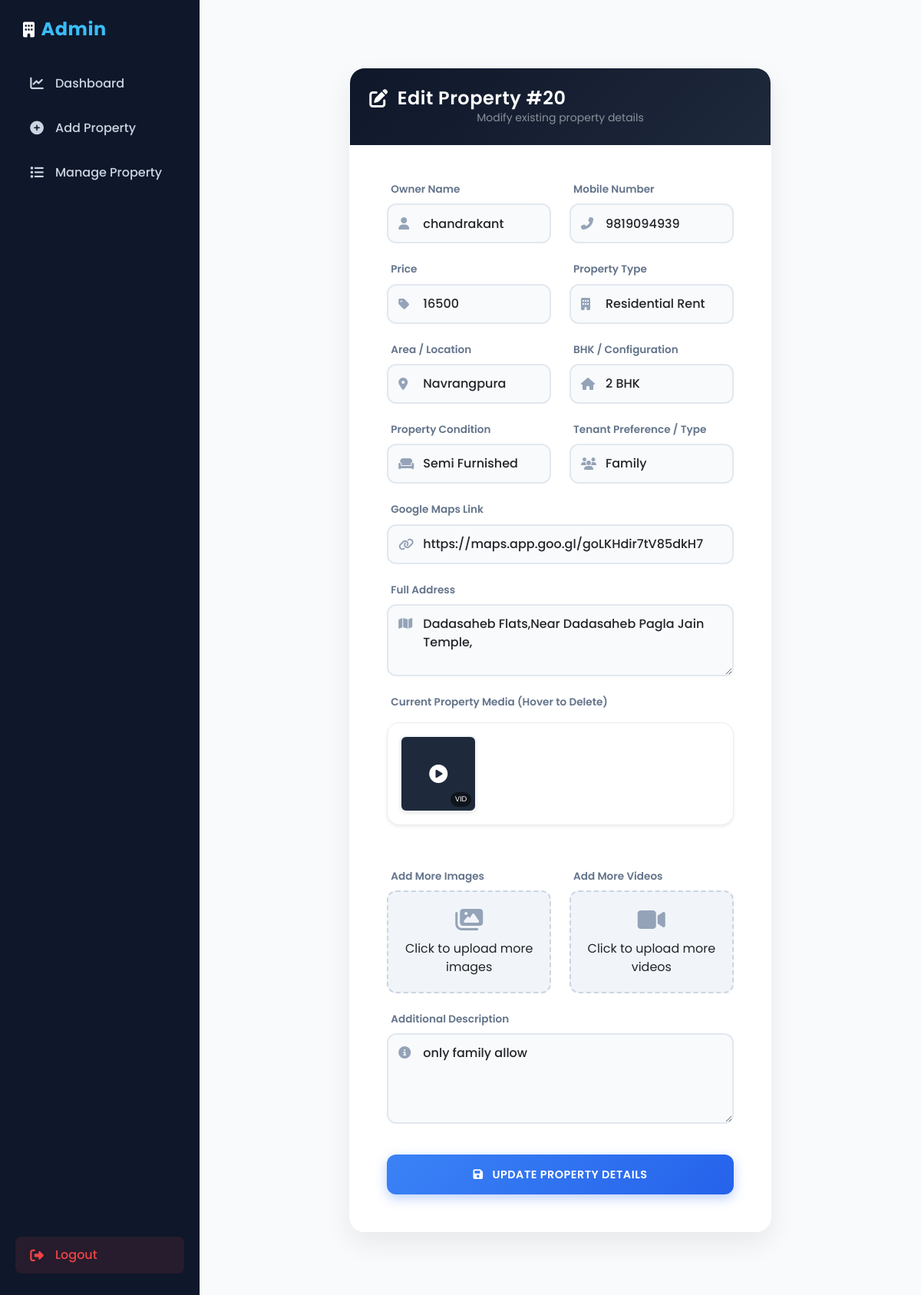
Screenshot of /admin/edit-property.php?id=20 (signed in) with the database file from the repository.
### tables this page shows
CREATE TABLE IF NOT EXISTS `tbl_property` (
  `id` int NOT NULL AUTO_INCREMENT,
  `owner_name` varchar(100) DEFAULT NULL,
  `owner_mobile` varchar(10) DEFAULT NULL,
  `price` varchar(20) DEFAULT NULL,
  `type` varchar(50) DEFAULT NULL,
  `area` varchar(50) DEFAULT NULL,
  `address` varchar(255) DEFAULT NULL,
  `bhk` varchar(20) DEFAULT NULL,
  `property_condition` varchar(50) DEFAULT NULL,
  `availability` varchar(50) DEFAULT NULL,
  `created_by` varchar(100) DEFAULT NULL,
  `address_link` text,
  `description` text,
  `note` text,
  `call_status` enum('DNP','callback','Available') DEFAULT NULL,
  `call_status_date` date DEFAULT NULL,
  `status` enum('pending','approved') DEFAULT 'pending',
  `created_at` timestamp NULL DEFAULT CURRENT_TIMESTAMP,
  PRIMARY KEY (`id`),
  UNIQUE KEY `owner_mobile` (`owner_mobile`)
);

CREATE TABLE IF NOT EXISTS `tbl_property_videos` (
  `id` int NOT NULL AUTO_INCREMENT,
  `property_id` int DEFAULT NULL,
  `video` varchar(255) DEFAULT NULL,
  PRIMARY KEY (`id`)
);

### admin/edit-property.php (the view, shortened to what this page needs)
<?php include "layout-header.php"; ?>
<?php
include "../includes/config.php";
$id = (int)($_GET['id'] ?? 0);
$pq = mysqli_query($con, "SELECT * FROM tbl_property WHERE id=$id");
$p  = mysqli_fetch_assoc($pq);
$areas = [
  "SG Road", "Akhbarnagar", "Ambawadi", "Ambli", "Ashram Road", "Bapunagar", "Bhadaj", "Bhuyangdev", "Bodakdev", "Bopal", "CG Road", "Chanakyapuri", "Chandkheda", "Chandlodia", "Drive In Road", "Ellisbridge", "Gandhinagar", "Ghatlodia", "Ghuma", "Gift City", "Gota", "Gulbai Tekra", "Gurukul", "Hebatpur", "Income Tax", "Iscon Ambli Road", "Jagatpur", "Jivraj Park", "Jodhpur", "Juhapura", "Kudasan", "Law Garden", "Makarba", "Manekbaug", "Manipur", "Memnagar", "Mithakhali", "Motera", "Naroda", "Naranpura", "Navrangpura", "Nehru Nagar", "New CG Road", "New Ranip", "New Wadaj", "Nikol", "Nirnay Nagar", "Ognaj", "Paldi", "Prahlad Nagar", "Ramdevnagar", "Ranip", "Sabarmati", "Sanathal", "Santej", "Sargasan", "Sarkhej", "Satadhar", "Satellite", "Science City", "Shahibaug", "Shastrinagar", "Shela", "Shilaj", "Shivranjani", "Shyamal", "Sindhubhavan Road", "Sola", "South Bopal", "SP Ring Road", "Subhash Bridge", "Surdhara Circle", "Thaltej", "Tragad", "Usmanpura", "Vahelal", "Vaishno Devi", "Vasna", "Vastral", "Vastrapur", "Vejalpur", "Vijay Cross Road", "Wadaj", "Zundal"
];
?>
<div class="container py-5">
    <div class="row justify-content-center">
        <div class="col-12 col-lg-10 col-xl-8">
            <div class="premium-card animate-fade-in shadow-lg">
                <div class="premium-card-header text-center position-relative">
                    <h4><i class="fas fa-edit"></i> Edit Property #<?= $id ?></h4>
                    <p class="mb-0 text-white-50 small">Modify existing property details</p>
                </div>
                <div class="card-body p-4 p-md-5 text-dark">
                    <form method="POST" enctype="multipart/form-data" autocomplete="off" class="needs-validation" novalidate>
                        <div class="row">
                            <div class="col-md-6">
                                <label class="label-custom">Owner Name</label>
                                <div class="form-group-custom">
                                    <input type="text" name="owner_name" class="form-control form-control-custom" value="<?= htmlspecialchars($p['owner_name']) ?>" required>
                                </div>
                            </div>
                            <div class="col-md-6">
                                <label class="label-custom">Mobile Number</label>
                                <div class="form-group-custom">
                                    <input type="text" name="owner_mobile" class="form-control form-control-custom" value="<?= htmlspecialchars($p['owner_mobile']) ?>" maxlength="10" required>
                                </div>
                            </div>
                            <div class="col-md-6">
                                <label class="label-custom">Price</label>
                                <div class="form-group-custom">
                                    <input type="text" name="price" id="price" class="form-control form-control-custom" value="<?= htmlspecialchars($p['price']) ?>" required>
                                </div>
                            </div>
                            <div class="col-md-6">
                                <label class="label-custom">Property Type</label>
                                <div class="form-group-custom">
                                    <select name="property_type" id="propertyType" class="form-control form-control-custom" required>
                                        <?php $types=["Residential Rent","Residential Sell","Commercial Rent","Commercial Sell"];
                                        foreach($types as $t){ $sel=($p['type']==$t)?'selected':''; echo "<option $sel>$t</option>"; } ?>
                                    </select>
                                </div>
                            </div>
                            <div class="col-md-6">
                                <label class="label-custom">Area / Location</label>
                                <div class="form-group-custom">
                                    <select name="area" class="form-control form-control-custom" required>
                                        <?php foreach ($areas as $area) { $sel=($p['area']==$area)?'selected':''; echo "<option value=\"".htmlspecialchars($area)."\" $sel>".htmlspecialchars($area)."</option>"; } ?>
                                    </select>
                                </div>
                            </div>
                            <div class="col-md-6" id="bhkWrapper">
                                <label class="label-custom">BHK / Configuration</label>
                                <div class="form-group-custom">
                                    <select name="bhk" class="form-control form-control-custom" <?= (strpos(strtolower($p['type']), 'commercial') === false) ? 'required' : '' ?>>
                                        <?php $bhks=["1 Room","2 Room","1 RK","2 RK","1 BHK","1.5 BHK","2 BHK","2.5 BHK","3 BHK","3.5 BHK","4 BHK & More"];
                                        foreach($bhks as $b){ $sel=($p['bhk']==$b)?'selected':''; echo "<option $sel>$b</option>"; } ?>
                                    </select>
                                </div>
                            </div>
                            <div class="col-md-6">
                                <label class="label-custom">Property Condition</label>
                                <div class="form-group-custom">
                                    <select name="property_condition" class="form-control form-control-custom" required>
                                        <?php $conds=["Furnished","Fix Furnished","Fully Furnished","Kitchen Fix","Semi Furnished","Unfurnished"];
                                        foreach($conds as $c){ $sel=($p['property_condition']==$c)?'selected':''; echo "<option $sel>$c</option>"; } ?>
                                    </select>
                                </div>
                            </div>
                            <div class="col-md-6">
                                <label class="label-custom">Tenant Preference / Type</label>
                                <div class="form-group-custom">
                                    <select name="availability" id="availabilityField" class="form-control form-control-custom" required>
                                    </select>
                                </div>
                            </div>
                            <div class="col-12">
                                <label class="label-custom">Google Maps Link</label>
                                <div class="form-group-custom">
                                    <input type="url" name="address_link" class="form-control form-control-custom" value="<?= htmlspecialchars($p['address_link']) ?>" placeholder="Paste Google Maps URL here">
                                </div>
                            </div>
                            <div class="col-12">
                                <label class="label-custom">Full Address</label>
                                <div class="form-group-custom">
                                    <textarea name="address" class="form-control form-control-custom" rows="3" required><?= htmlspecialchars($p['address']) ?></textarea>
                                </div>
                            </div>
                            <div class="col-12 mb-4">
                                <label class="label-custom">Current Property Media (Hover to Delete)</label>
                                <div class="media-gallery-container shadow-sm p-3 rounded-4 bg-white border border-light-subtle">
                                            <?php
                                    $vids = mysqli_query($con, "SELECT id, video FROM tbl_property_videos WHERE property_id=$id");
                                    if (mysqli_num_rows($vids) > 0) {
                                        while ($vid = mysqli_fetch_assoc($vids)) {
                                            ?>
                                            <div class="media-tile media-tile-video shadow-sm rounded-3 overflow-hidden position-relative" id="media_vid_<?= $vid['id'] ?>">
                                                <i class="fas fa-play-circle"></i>
                                                <div class="media-tile-badge">VID</div>
                                            </div>
                                            <?php
                                        }
                                    }
                                    ?>
                                </div>
                            </div>
                            <div class="col-md-6 mt-2">
                                <label class="label-custom">Add More Images</label>
                                <div class="file-group-custom">
                                    <label class="file-input-label" for="property_images">
                                        <i class="fas fa-images"></i> <span>Click to upload more images</span>
                                    </label>
                                </div>
                            </div>
                            <div class="col-md-6 mt-2">
                                <label class="label-custom">Add More Videos</label>
                                <div class="file-group-custom">
                                    <label class="file-input-label" for="property_videos">
                                        <i class="fas fa-video"></i> <span>Click to upload more videos</span>
                                    </label>
                                </div>
                            </div>
                            <div class="col-12 mt-4">
                                <label class="label-custom">Additional Description</label>
                                <div class="form-group-custom">
                                    <textarea name="description" class="form-control form-control-custom" rows="4"><?= htmlspecialchars($p['description']) ?></textarea>
                                </div>
                            </div>
                            <div class="col-12 mt-3">
                                <button type="submit" class="btn btn-premium w-100">
                                    <i class="fas fa-save me-2"></i> Update Property Details
                                </button>
                            </div>
                        </div>
                    </form>
                </div>
            </div>
        </div>
    </div>
</div>
<?php include "layout-footer.php"; ?>

### admin/admin-style.css (style rules this page uses)
body { background: #f8fafc; font-family: 'Poppins', -apple-system, BlinkMacSystemFont, 'Segoe UI', sans-serif; color: #334155; }
.premium-card { background: rgba(255, 255, 255, 0.9); backdrop-filter: blur(10px); border: 1px solid rgba(255, 255, 255, 0.3); border-radius: 20px !important; box-shadow: 0 15px 35px rgba(0,0,0,0.07) !important; overflow: hidden; }
.premium-card-header { background: linear-gradient(135deg, #0f172a, #1e293b); padding: 25px !important; color: #fff; border: none !important; }
.premium-card-header h4 { margin: 0; font-weight: 600; letter-spacing: 0.5px; display: flex; align-items: center; gap: 12px; }
.form-group-custom { position: relative; margin-bottom: 1.5rem; }
.form-control-custom { padding-left: 45px !important; height: 52px; border-radius: 12px !important; border: 2px solid #e2e8f0 !important; background: #f8fafc !important; transition: all 0.3s cubic-bezier(0.4, 0, 0.2, 1) !important; font-weight: 500; }
textarea.form-control-custom { height: auto !important; padding-top: 12px !important; }
.label-custom { font-size: 0.85rem; font-weight: 600; color: #64748b; margin-bottom: 8px; display: block; margin-left: 5px; }
.btn-premium { height: 52px; border-radius: 12px !important; font-weight: 600 !important; letter-spacing: 0.5px; text-transform: uppercase; font-size: 0.9rem !important; background: linear-gradient(135deg, #3b82f6, #2563eb) !important; border: none !important; transition: all 0.4s cubic-bezier(0.175, 0.885, 0.32, 1.275) !important; color: white !important; box-shadow: 0 5px 15px rgba(37, 99, 235, 0.3) !important; }
.file-group-custom { background: #f1f5f9; border: 2px dashed #cbd5e1; border-radius: 12px; padding: 20px; text-align: center; transition: all 0.3s ease; }
.file-input-label { display: flex; flex-direction: column; align-items: center; gap: 10px; cursor: pointer; }
.file-input-label i { font-size: 2rem; color: #94a3b8; }
.animate-fade-in { animation: fadeInUp 0.6s ease forwards; }
.media-gallery-container { display: flex; flex-wrap: wrap; gap: 15px; margin-top: 15px; margin-bottom: 25px; }
.media-tile { position: relative; width: 100px; height: 100px; border-radius: 12px; overflow: hidden; background: #e2e8f0; border: 2px solid #f1f5f9; box-shadow: 0 4px 10px rgba(0,0,0,0.05); transition: transform 0.3s ease; }
.media-tile-video { display: flex; align-items: center; justify-content: center; background: #1e293b; color: #fff; }
.media-tile-video i { font-size: 1.5rem; }
.media-tile-badge { position: absolute; bottom: 5px; right: 5px; background: rgba(0,0,0,0.5); color: #fff; font-size: 0.6rem; padding: 2px 6px; border-radius: 10px; pointer-events: none; }

### rows the page displays
tbl_property: owner_name "chandrakant", owner_mobile "9819094939", price "16500", bhk "2 BHK", address_link "https://maps.app.goo.gl/goLKHdir7tV85dkH7", address "Dadasaheb Flats,Near Dadasaheb Pagla Jain Temple,", description "only family allow"

### other values shown
$id "20"
form field property_type "Residential Rent"
form field area "Navrangpura"
form field property_condition "Semi Furnished"
